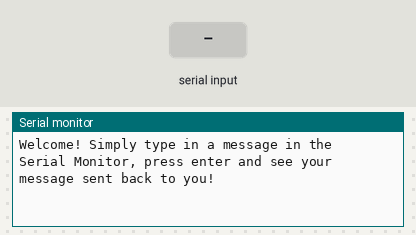
Recording of a sketch running on a simulated Arduino Uno, built with avr-gcc and run on an emulated ATmega328P. Parts: the last lines printed to the serial monitor. The inputs (shaded band) are chosen by the test bench.

Above: at 1.2 s.
1.3 s: "1\n" received over Serial
At 1.8 s:
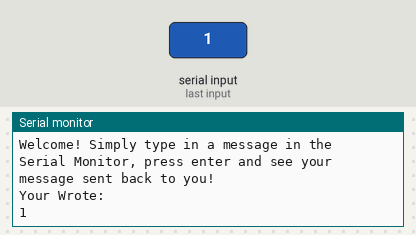
2.8 s: "0\n" received over Serial
At 4.2 s:
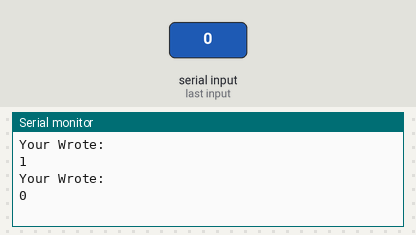

The sketch:

Activity5_SerialCommunication.ino
```cpp
// (licence header left out)
#include <Arduino.h>

#define MONITOR_SPEED 9600
#define WELCOME_MSG "Welcome! Simply type in a message in the Serial Monitor, press enter and see your message sent back to you!\n"
#define REPORT_MSG "Your Wrote: "

String input = "";  // Input Message Buffer

void setup() {
  Serial.begin(MONITOR_SPEED);
  input.reserve(200); // Reserves 200 Bytes
  Serial.println(WELCOME_MSG);
}

void loop() {
  while(Serial.available()){  // While the Serial Port buffer has more than 0 bytes
    char c = (char) Serial.read();  // Convert that byte into an ASCII character

    if(c == '\n'){  // If the current character is a new line, then send the message back to the user
      Serial.println(REPORT_MSG); // Message to the user before their message
      Serial.println(input);  // The message received being sent back
      Serial.println(); // Empty Line
      input = ""; // Resets the Input Message Buffer
    } else {
      input += c; // Save the character into the input buffer variable
    }
  }
}
```

Measured:
- after the input at 1.3 s, the serial monitor: prints a new line at once (image 1)
- after the input at 2.8 s, the serial monitor: prints a new line at once (image 2)
